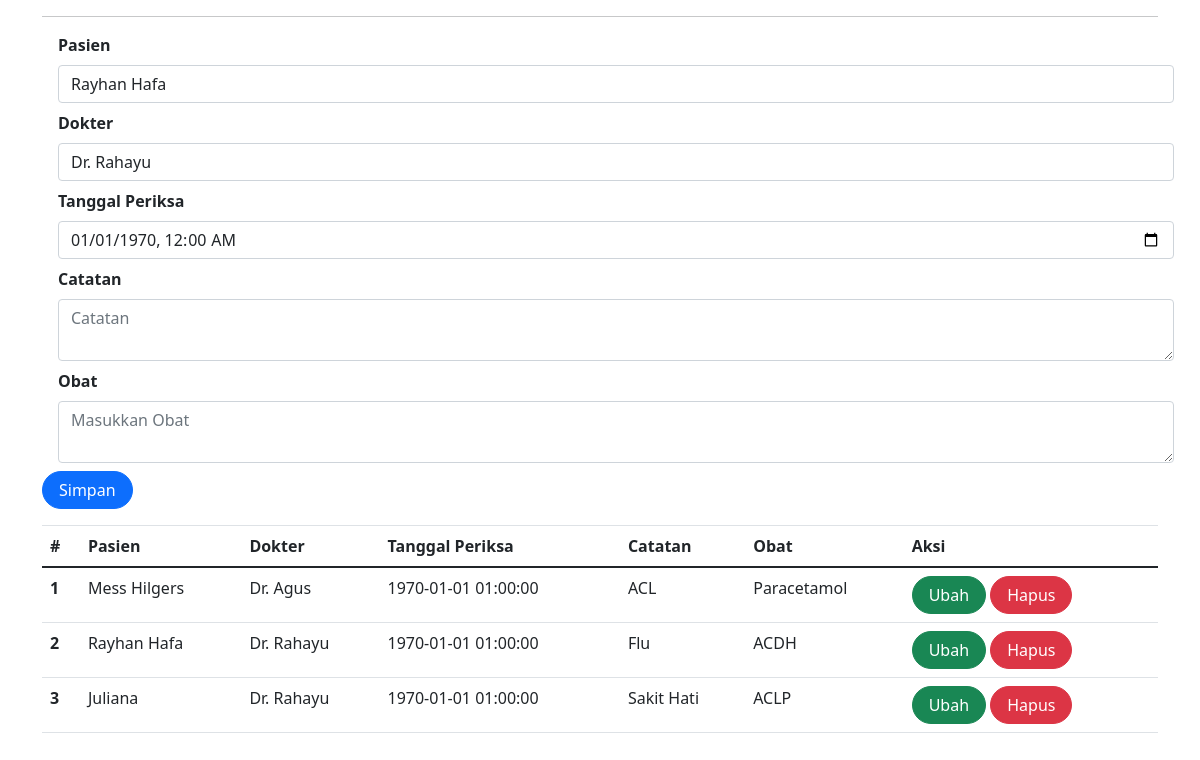
Page /periksa.php (signed in) on the committed database.
### tables this page shows
CREATE TABLE `periksa` (
  `id` int(11) NOT NULL,
  `id_pasien` int(11) NOT NULL,
  `id_dokter` int(11) NOT NULL,
  `tgl_periksa` datetime NOT NULL,
  `catatan` text NOT NULL,
  `id_obat` text NOT NULL
);

CREATE TABLE `pasien` (
  `id` int(11) NOT NULL,
  `nama` varchar(255) DEFAULT NULL,
  `alamat` varchar(255) DEFAULT NULL,
  `no_hp` varchar(50) DEFAULT NULL
);

CREATE TABLE `dokter` (
  `id` int(11) NOT NULL,
  `nama` varchar(255) DEFAULT NULL,
  `alamat` varchar(255) DEFAULT NULL,
  `no_hp` varchar(50) DEFAULT NULL
);

### periksa.php (the view, shortened to what this page needs)
<?php
include_once("koneksi.php");
?>
<!DOCTYPE html>
<html lang="en">
<head>
    <link rel="stylesheet" href="assets/css/bootstrap.css">
    <link href="https://cdn.jsdelivr.net/npm/bootstrap@5.0.2/dist/css/bootstrap.min.css"
        rel="stylesheet"
>
</head>
<body>
    <div class="container">
        <hr>
        <form class="form row" method="POST" action="" name="myForm" onsubmit="return(validate());">
            <?php
            $id_pasien = '';
            $tgl_periksa = '';
            $catatan = '';
            $id_obat = '';
            ?>
            <div class="form-group mx-sm-3 mb-2">
                <label for="inputPasien" class="form-label fw-bold">Pasien</label>
                <select class="form-control" name="id_pasien">
                    <?php
                    $pasien = mysqli_query($mysqli, "SELECT * FROM pasien");
                    while ($data = mysqli_fetch_array($pasien)) {
                        $selected = ($data['id'] == $id_pasien) ? 'selected="selected"' : '';
                    ?>
                        <option value="<?php echo $data['id'] ?>" <?php echo $selected ?>><?php echo $data['nama'] ?></option>
                    <?php } ?>
                </select>
            </div>
            <div class="form-group mx-sm-3 mb-2">
                <label for="inputDokter" class="form-label fw-bold">Dokter</label>
                <select class="form-control" name="id_dokter">
                    <?php
                    $dokter = mysqli_query($mysqli, "SELECT * FROM dokter");
                    while ($data = mysqli_fetch_array($dokter)) {
                        $selected = ($data['id'] == $id_dokter) ? 'selected="selected"' : '';
                    ?>
                        <option value="<?php echo $data['id'] ?>" <?php echo $selected ?>><?php echo $data['nama'] ?></option>
                    <?php } ?>
                </select>
            </div>
            <div class="form-group mx-sm-3 mb-2">
                <label for="inputTgl_periksa" class="form-label fw-bold">Tanggal Periksa</label>
                <input type="datetime-local" class="form-control" name="tgl_periksa" id="inputTgl_periksa"
                    value="<?php echo date('Y-m-d\TH:i', strtotime($tgl_periksa)); ?>">
            </div>
            <div class="form-group mx-sm-3 mb-2">
                <label for="inputCatatan" class="form-label fw-bold">Catatan</label>
                <textarea class="form-control" name="catatan" id="inputCatatan" placeholder="Catatan"><?php echo $catatan; ?></textarea>
            </div>
            <div class="form-group mx-sm-3 mb-2">
                <label for="inputObat" class="form-label fw-bold">Obat</label>
                <textarea class="form-control" name="obat" id="inputObat" placeholder="Masukkan Obat"><?php echo $id_obat; ?></textarea>
            </div>
            <div class="form-group">
                <button type="submit" class="btn btn-primary rounded-pill px-3" name="simpan">Simpan</button>
            </div>
        </form>
        <table class="table table-hover">
            <thead>
                <tr>
                    <th scope="col">#</th>
                    <th scope="col">Pasien</th>
                    <th scope="col">Dokter</th>
                    <th scope="col">Tanggal Periksa</th>
                    <th scope="col">Catatan</th>
                    <th scope="col">Obat</th>
                    <th scope="col">Aksi</th>
                </tr>
            </thead>
            <tbody>
                <?php
                $result = mysqli_query(
                    $mysqli,
                    "SELECT pr.*, d.nama AS 'nama_dokter', p.nama AS 'nama_pasien'
                          FROM periksa pr
                          LEFT JOIN dokter d ON pr.id_dokter = d.id
                          LEFT JOIN pasien p ON pr.id_pasien = p.id
                          ORDER BY pr.tgl_periksa DESC"
                );
                $no = 1;
                while ($data = mysqli_fetch_array($result)) {
                ?>
                    <tr>
                        <th scope="row"><?php echo $no++ ?></th>
                        <td><?php echo $data['nama_pasien'] ?></td>
                        <td><?php echo $data['nama_dokter'] ?></td>
                        <td><?php echo $data['tgl_periksa'] ?></td>
                        <td><?php echo $data['catatan'] ?></td>
                        <td><?php echo $data['id_obat'] ?></td>
                        <td>
                            <a class="btn btn-success rounded-pill px-3" href="index.php?page=periksa&id=<?php echo $data['id'] ?>">Ubah</a>
                            <a class="btn btn-danger rounded-pill px-3" href="index.php?page=periksa&id=<?php echo $data['id'] ?>&aksi=hapus">Hapus</a>
                        </td>
                    </tr>
                <?php } ?>
            </tbody>
        </table>
    </div>
</body>
</html>

### rows in the picture
periksa: id_pasien.nama "Mess Hilgers", id_dokter.nama "Dr. Agus", tgl_periksa "1970-01-01 01:00:00", catatan "ACL", id_obat "Paracetamol"
periksa: id_pasien.nama "Rayhan Hafa", id_dokter.nama "Dr. Rahayu", tgl_periksa "1970-01-01 01:00:00", catatan "Flu", id_obat "ACDH"
periksa: id_pasien.nama "Juliana", id_dokter.nama "Dr. Rahayu", tgl_periksa "1970-01-01 01:00:00", catatan "Sakit Hati", id_obat "ACLP"

### other values in the picture
form field id_pasien "Rayhan Hafa"
form field id_dokter "Dr. Rahayu"
